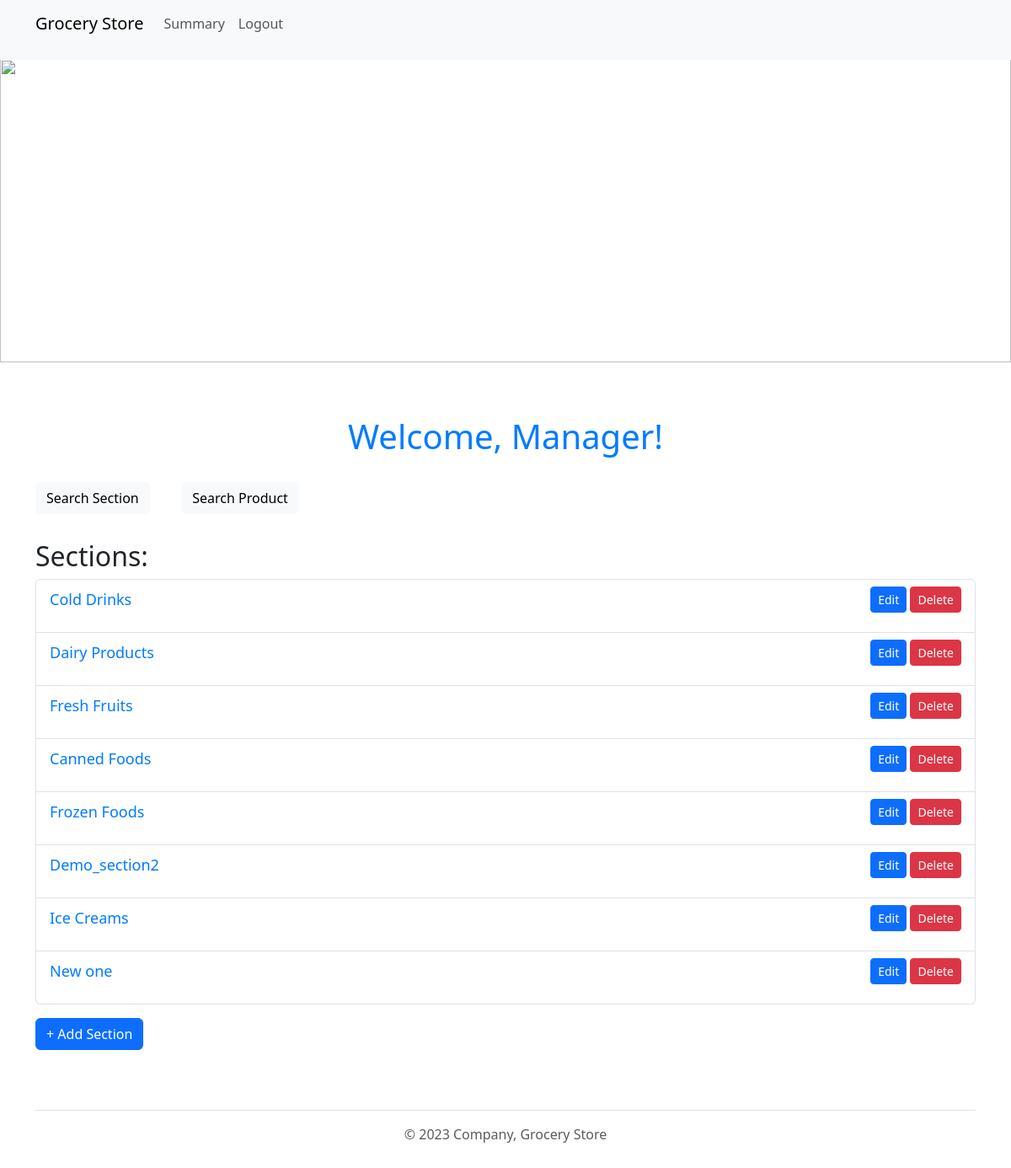
Page /admin_dashboard (signed in) on the committed database.
### application/models.py (models this page shows)
class Sections(db.Model):
    __tablename__ = "sections"
    section_id = db.Column(db.Integer, primary_key=True, autoincrement=True)
    section_name = db.Column(db.String(200), nullable=False)

### application/controllers.py (the view)
@app.route('/admin_dashboard', methods=['GET', 'POST'])
@login_required
def admin_dashboard():
    sections = Sections.query.all()
    form = AddSectionForm()
    return render_template('admin_dashboard.html', sections=sections, form=form)

### application/controllers.py (called while the page is built)
@login_manager.user_loader
def load_user(user_id):
    return Users.query.get(int(user_id))

### templates/admin_dashboard.html (shortened to what this page needs)
<!DOCTYPE html>
<html>
<head>
    <link href="https://cdn.jsdelivr.net/npm/bootstrap@5.3.0/dist/css/bootstrap.min.css" rel="stylesheet">
    <link rel="stylesheet" type="text/css" href="{{ url_for('static', filename='styles.css') }}">
</head>
<body>
    {% include 'admin_header.html' %}
    {% include 'banner.html' %}
    <div class="container mt-5">
        <h1>Welcome, Manager!</h1>
        <p class="mt-3"><a href="{{ url_for('admin_search_section') }}" class="btn btn-light">Search Section</a>
        &nbsp;&nbsp;&nbsp;&nbsp;&nbsp;&nbsp;&nbsp;&nbsp;<a href="{{ url_for('admin_search_product') }}" class="btn btn-light">Search Product</a></p>
        <h2>Sections:</h2>
        <ul class="list-group">
            {% for section in sections %}
            <li class="list-group-item d-flex justify-content-between align-items-center">
                <a href="{{ url_for('manage_products', section_id=section.section_id) }}">{{ section.section_name }}</a>
                <div>
                    <a href="{{ url_for('edit_section', section_id=section.section_id) }}" class="btn btn-primary btn-sm mr-2">Edit</a>
                    <a href="{{ url_for('delete_section', section_id=section.section_id)}}" class="btn btn-danger btn-sm" onclick="return confirm('Are you sure you want to delete this section?')">Delete</a>
                </div>
            </li>
            {% endfor %}
        </ul>
        <div class="mt-3">
            <a href="{{ url_for('add_section') }}" class="btn btn-primary">+ Add Section</a>
        </div>
    </div>
    {% include 'footer.html' %}
</body>
</html>

### static/styles.css (style rules this page uses)
body { padding-top: 70px; }
h1 { color: #007bff; text-align: center; margin-bottom: 30px; }
a { display: block; text-align: center; font-size: 18px; margin-bottom: 15px; text-decoration: none; color: #007bff; }

### rows in the picture
Sections: section_name "Cold Drinks"
Sections: section_name "Dairy Products"
Sections: section_name "Fresh Fruits"
Sections: section_name "Canned Foods"
Sections: section_name "Frozen Foods"
Sections: section_name "Demo_section2"
Sections: section_name "Ice Creams"
Sections: section_name "New one"
